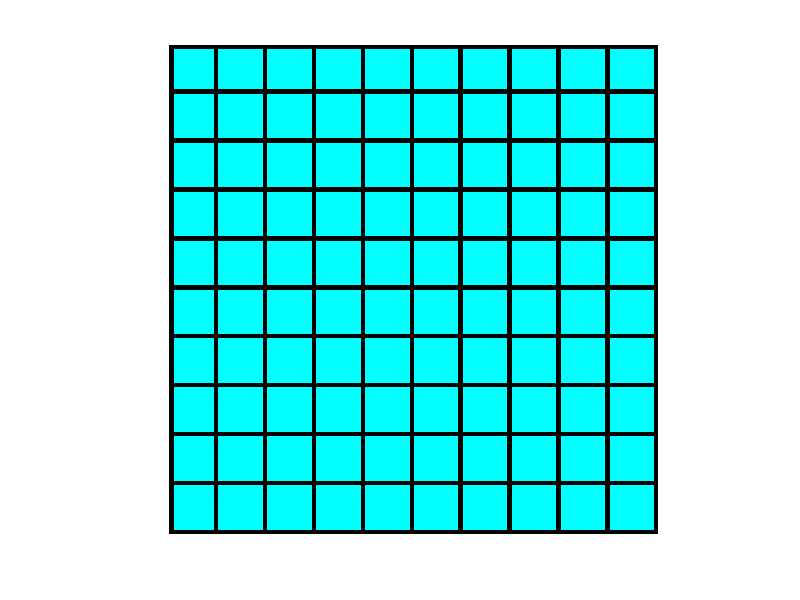

Write MATLAB code to recreate this figure. (Note: this script raises an error after producing the figure.)
% Creating the a blue color 10 x 10 grid for player.

% Creates a vector of size 110 x 110 with all entries one.

playerPlane = ones(110,110,3,"double");

% The for loop paints the white image into blue.
for  i = 1:size(playerPlane,1)
    % The nested loop is used to create black lines for grid.
    for j = 1:size(playerPlane,2)
        playerPlane(i,j,1) = 0;
        playerPlane(i,j,2) = 1;
        playerPlane(i,j,3) = 1;

        if mod(i,11)== 0 || mod(j,11)== 0  || i == 1 || j == 1
        playerPlane(i,j,1) = 0;
        playerPlane(i,j,2) = 0;
        playerPlane(i,j,3) = 0;

        end 
    end 
end 

% Saves the image as player_plane and displays it.
imwrite(playerPlane,"playerPlane.png")
playerPlaneImage = imread("playerPlane.png");
imshow(playerPlane);

%Ask the player for where to place the ship
colorRow = 0;
colorColumn = 0;
index = 1;
while index <= 5  
 x = rowPlacement(index);
 y = columnPlacement(index);
 % Checking if the postion is already taken or not
if playerPlane(10*(x-1) + x,10*(y-1) + y ,1) == 0.5 && playerPlane(10*(x-1) + x ,10*(y-1) + y ,2) == 0.5 && playerPlane(10*(x-1) + x ,10*(y-1) + y,3) == 0.5
    fprintf("A ship is already placed here. Please try a different location.\n")     
elseif playerPlane(10*(x-1) + x,10*(y-1) + y ,1) ~= 0.5 && playerPlane(10*(x-1) + x ,10*(y-1) + y ,2) ~= 0.5 && playerPlane(10*(x-1) + x ,10*(y-1) + y,3) ~= 0.5
    % If the position is not taken the grid will be colored with grey
    % color.
    index = index + 1;
    colorRow = 10*(x-1) + x;
    colorColumn = 10*(y-1) + y;
    % Painting row's column to grey.
    for i = 1:10
      for j = 1:10
        playerPlane(colorRow + (i-1) ,colorColumn + (j-1) ,1) = 0.5;
        playerPlane(colorRow + (i-1) ,colorColumn + (j-1) ,2) = 0.5;
        playerPlane(colorRow + (i-1) ,colorColumn + (j-1) ,3) = 0.5;
      end 
    end  
    % Saves the images as player_plane and displays it. 
    imwrite(playerPlane,"playerPlane.png");
    playerPlaneImage = imread("playerPlane.png");
    imshow(playerPlane);
end 
colorRow = 0;
colorColumn = 0;
end  
% Saves the images as player_plane and displays it. 
imwrite(playerPlane,"playerPlane.png");
playerPlaneImage = imread("playerPlane.png");
imshow(playerPlane);
